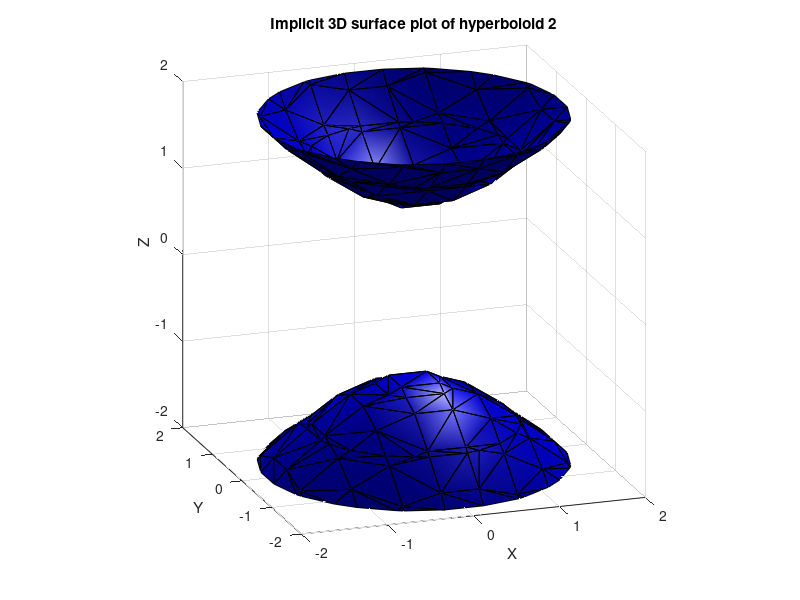

The MATLAB script that drew this image:
function implicit_3d()
    
    % equation for an elliptical paraboloid
    function zero = el_parab(x, y, z)
        zero = x.^2 + y.^2 + z - 1;
    end

    % equation for a hyperboloid
    function zero = hyp_1(x, y, z)
        zero = x.^2 + y.^2 - z.^2 -1;
    end

    % equation for a hyperboloid
    function zero = hyp_2(x, y, z)
        zero = -x.^2 - y.^2 + z.^2 -1;
    end

    X = linspace(-2, 2, 10);
    Y = linspace(-2, 2, 10);
    Z = linspace(-2, 2, 10);
    [Y, X, Z] = ndgrid(Y, X, Z);
    
    V = el_parab(X, Y, Z);
    V = hyp_1(X, Y, Z);
    V = hyp_2(X, Y, Z);
    
    plt_title = 'Implicit 3D surface plot of elliptical paraboloid';
    plt_title = 'Implicit 3D surface plot of hyperboloid 1';
    plt_title = 'Implicit 3D surface plot of hyperboloid 2';
    
    p = patch(isosurface(X, Y, Z, V, 0));
    isonormals(X, Y, Z, V, p);
    
    set(p,'FaceColor','b','EdgeColor','k','FaceAlpha',0.1); % ou 'EdgeColor','none'
    daspect([1 1 1])
    axis square;
    grid on;
    camlight;
    lighting gouraud;
    
    view(-19, 18);
    
    xlabel('X');
    ylabel('Y');
    zlabel('Z');
    title(plt_title);

end

